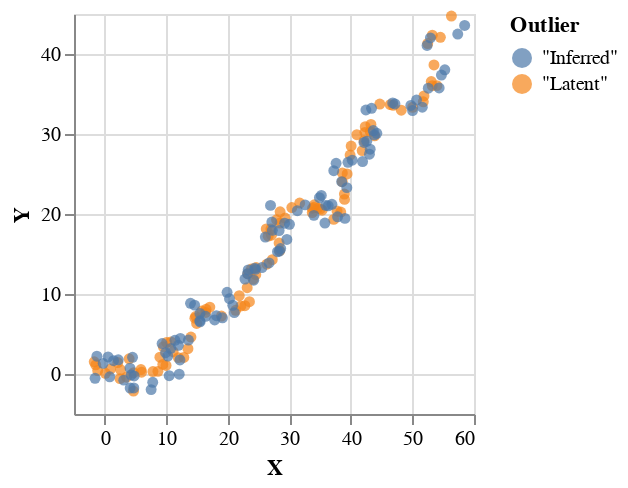

Write notebook code for a chart like this one.
### Code cell
plotVega 
    (zip (zip (xs <> infX) (ys <> infY)) 
    (replicate 100 (T.pack "Latent") <> replicate 100 (T.pack "Inferred")))

### Figure 1 — Vega-Lite specification as saved in the notebook (floating-point values rounded to 4 significant figures; data arrays with more than 128 entries replaced by an {"elided": "..."} marker saying what was removed)
{"$schema": "https://vega.github.io/schema/vega-lite/v4.json", "data": {"values": {"elided": "200 records"}}, "encoding": {"color": {"field": "Outlier"}, "x": {"field": "X", "type": "quantitative"}, "y": {"field": "Y", "type": "quantitative"}}, "height": 200, "mark": "circle", "width": 200}
